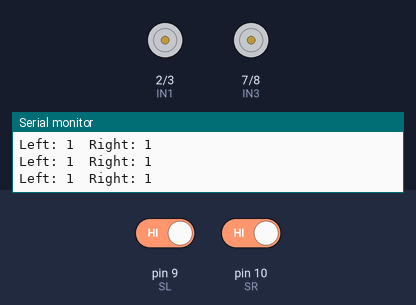
The sketch below on a simulated Arduino Uno, built with avr-gcc and run on an emulated ATmega328P. Parts: motor-driver pin pairs drawn as motors (green arrow = first pin HIGH = forward, orange = second pin HIGH = backward, longer = more drive, scaled by the enable pin), the last lines printed to the serial monitor. The test bench sets the inputs (shaded band); at power-on: pin 9 (SL) HIGH, pin 10 (SR) HIGH.

Above: at 1.2 s.
1.3 s: pin 9 (SL) driven LOW
At 2.5 s:
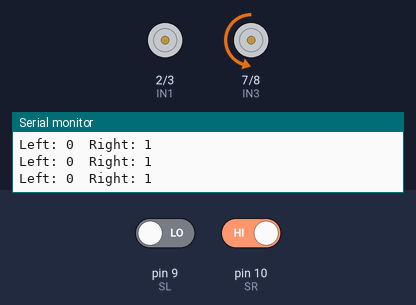
2.8 s: pin 10 (SR) driven LOW
At 3.9 s:
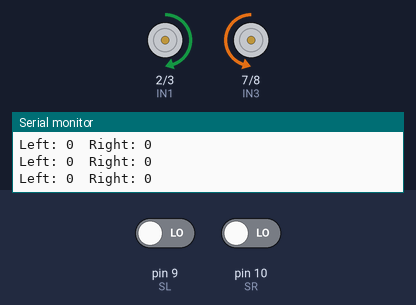
4.3 s: pin 9 (SL) driven HIGH
At 5.1 s:
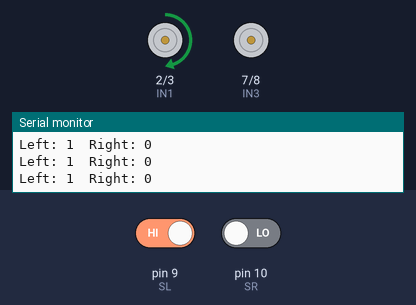
Timing chart, 0 to 7.3 s (numbered marks = the images above; inputs shaded):
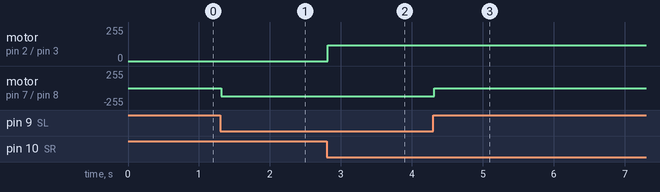

The sketch:

line_following_robot.ino
```cpp
// Line Following Robot - Fixed Code

// Motor one
#define ENA 5
#define IN1 2
#define IN2 3

// Motor two
#define ENB 6
#define IN3 7
#define IN4 8

// Sensor pins
#define SL 9
#define SR 10

int mSpeed = 120; // adjust speed (0–255)

void setup() {
  pinMode(ENA, OUTPUT);
  pinMode(ENB, OUTPUT);
  pinMode(IN1, OUTPUT);
  pinMode(IN2, OUTPUT);
  pinMode(IN3, OUTPUT);
  pinMode(IN4, OUTPUT);

  pinMode(SL, INPUT);
  pinMode(SR, INPUT);

  Serial.begin(9600);
}

void loop() {
  bool LValue = digitalRead(SL); // left sensor
  bool RValue = digitalRead(SR); // right sensor

  // Debug output
  Serial.print("Left: ");
  Serial.print(LValue);
  Serial.print("  Right: ");
  Serial.println(RValue);

  // LINE FOLLOWING LOGIC
  if (LValue == 0 && RValue == 0) {
    forward();     // both on black line
  }
  else if (LValue == 0 && RValue == 1) {
    turnLeft();    // left sees line
  }
  else if (LValue == 1 && RValue == 0) {
    turnRight();   // right sees line
  }
  else {
    Stop();        // both on white (line lost)
  }

  delay(10); // small delay for stability
}

// Move Forward
void forward() {
  analogWrite(ENA, mSpeed);
  analogWrite(ENB, mSpeed);
  digitalWrite(IN1, HIGH);
  digitalWrite(IN2, LOW);
  digitalWrite(IN3, LOW);
  digitalWrite(IN4, HIGH);
}

// Turn Right
void turnRight() {
  analogWrite(ENA, mSpeed);
  analogWrite(ENB, 0);
  digitalWrite(IN1, HIGH);
  digitalWrite(IN2, LOW);
  digitalWrite(IN3, LOW);
  digitalWrite(IN4, LOW);
}

// Turn Left
void turnLeft() {
  analogWrite(ENA, 0);
  analogWrite(ENB, mSpeed);
  digitalWrite(IN1, LOW);
  digitalWrite(IN2, LOW);
  digitalWrite(IN3, LOW);
  digitalWrite(IN4, HIGH);
}

// Stop Robot
void Stop() {
  analogWrite(ENA, 0);
  analogWrite(ENB, 0);
  digitalWrite(IN1, LOW);
  digitalWrite(IN2, LOW);
  digitalWrite(IN3, LOW);
  digitalWrite(IN4, LOW);
}
```

Measured:
- after the input at 1.3 s, motor on pin 7 (IN3) / pin 8 (IN4): stopped → backward 120/255 at once
- after the input at 2.8 s, motor on pin 2 (IN1) / pin 3 (IN2): stopped → forward 120/255 at once
- after the input at 4.3 s, motor on pin 7 (IN3) / pin 8 (IN4): backward 120/255 → stopped at once
